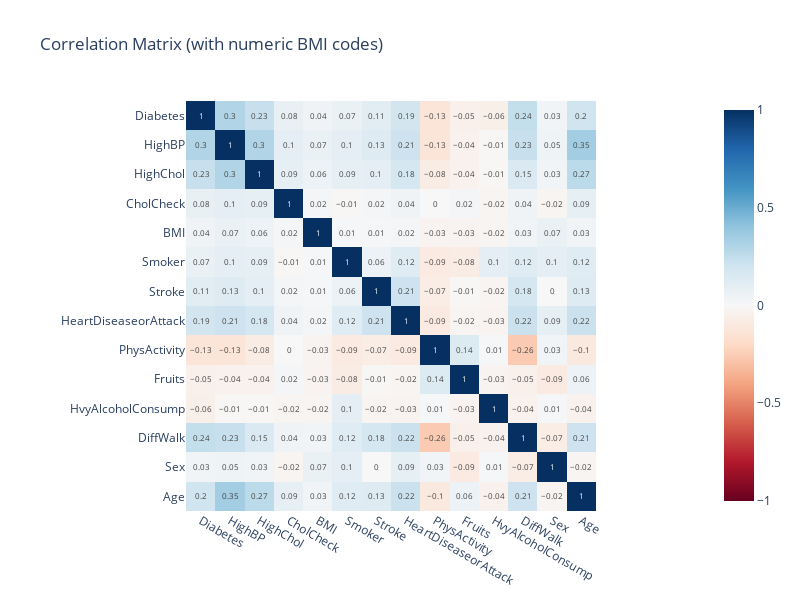

Source (notebook cell):
### Code cell
import pandas as pd
import plotly.express as px

# Step 1: Convert 'BMI' column to category and then to codes
diabetes_dataset['BMI'] = diabetes_dataset['BMI'].astype('category')
diabetes_dataset['BMI'] = diabetes_dataset['BMI'].cat.codes

# Step 2: Select numeric data and compute correlation
numeric_data = diabetes_dataset.select_dtypes(include=['number'])
corr_matrix = numeric_data.corr().round(2)

# Step 3: Convert the correlation matrix to long format
corr_long = corr_matrix.reset_index().melt(id_vars='index')
corr_long.columns = ['Feature1', 'Feature2', 'Correlation']

# Step 4: Plot using Plotly Express
fig = px.imshow(
    corr_matrix,
    text_auto=True,
    color_continuous_scale='RdBu',
    zmin=-1,
    zmax=1,
    title='Correlation Matrix (with numeric BMI codes)'
)

fig.update_layout(width=800, height=600)
fig.show()

### Figure 1 — Plotly figure (JSON) as saved in the notebook; plotly's stock layout.template omitted (floating-point values rounded to 4 significant figures; data arrays with more than 128 entries replaced by an {"elided": "..."} marker saying what was removed)
{"data": [{"coloraxis": "coloraxis", "hovertemplate": "x: %{x}<br>y: %{y}<br>color: %{z}<extra></extra>", "name": "0", "texttemplate": "%{z}", "type": "heatmap", "x": ["Diabetes", "HighBP", "HighChol", "CholCheck", "BMI", "Smoker", "Stroke", "HeartDiseaseorAttack", "PhysActivity", "Fruits", "HvyAlcoholConsump", "DiffWalk", "Sex", "Age"], "xaxis": "x", "y": ["Diabetes", "HighBP", "HighChol", "CholCheck", "BMI", "Smoker", "Stroke", "HeartDiseaseorAttack", "PhysActivity", "Fruits", "HvyAlcoholConsump", "DiffWalk", "Sex", "Age"], "yaxis": "y", "z": {"elided": "14x14 float values"}}], "layout": {"coloraxis": {"cmax": 1, "cmin": -1, "colorscale": [[0, "rgb(103,0,31)"], [0.1, "rgb(178,24,43)"], [0.2, "rgb(214,96,77)"], [0.3, "rgb(244,165,130)"], [0.4, "rgb(253,219,199)"], [0.5, "rgb(247,247,247)"], [0.6, "rgb(209,229,240)"], [0.7, "rgb(146,197,222)"], [0.8, "rgb(67,147,195)"], [0.9, "rgb(33,102,172)"], [1, "rgb(5,48,97)"]]}, "height": 600, "title": {"text": "Correlation Matrix (with numeric BMI codes)"}, "width": 800, "xaxis": {"anchor": "y", "constrain": "domain", "domain": [0, 1], "scaleanchor": "y"}, "yaxis": {"anchor": "x", "autorange": "reversed", "constrain": "domain", "domain": [0, 1]}}}
